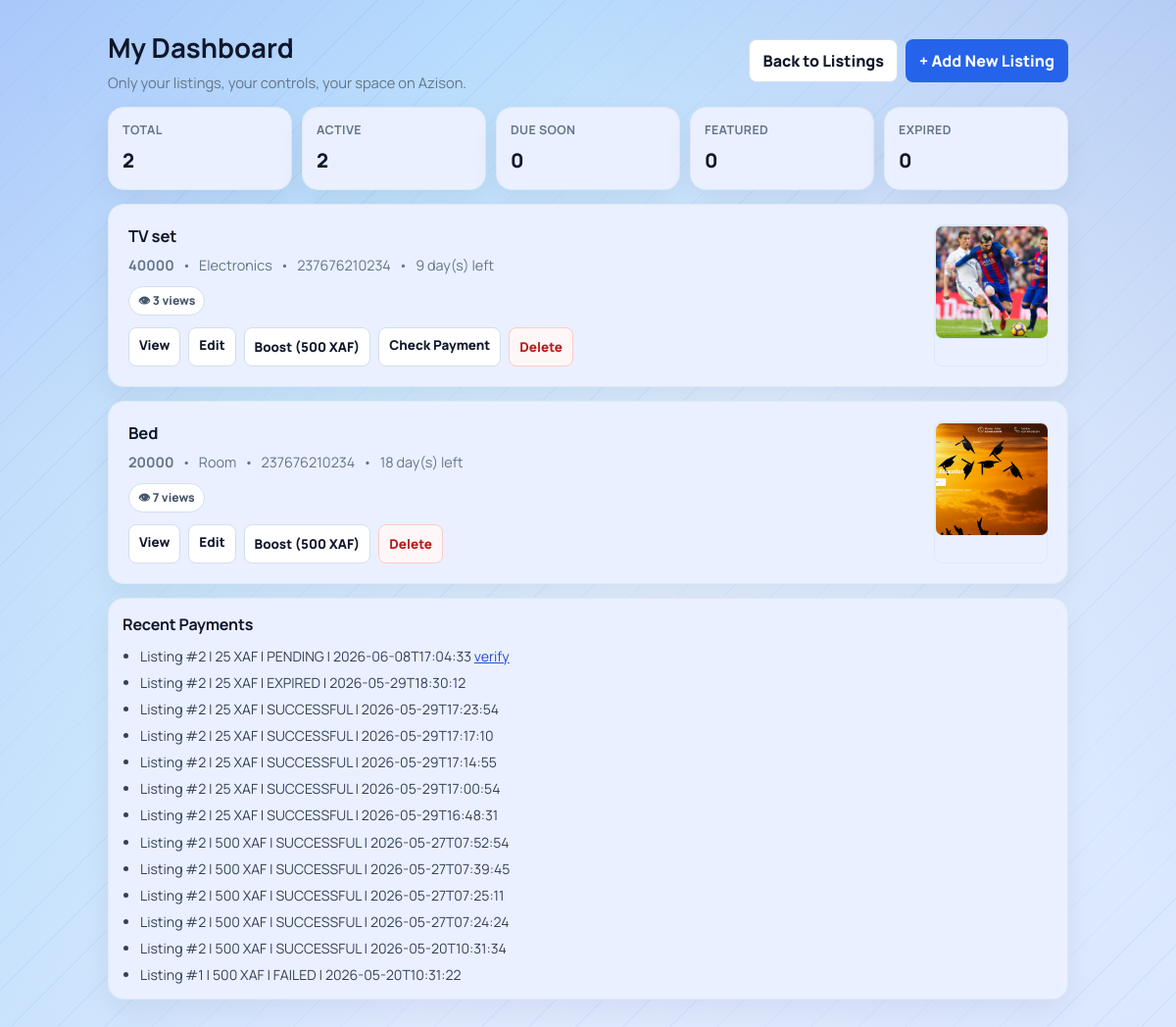
The app's page /dashboard (signed in) with its own data.
### tables this page shows
CREATE TABLE listings(
            id INTEGER PRIMARY KEY AUTOINCREMENT,
            title TEXT,
            price TEXT,
            category TEXT,
            phone TEXT,
            owner_phone TEXT,
            leave_date TEXT,
            description TEXT,
            image TEXT,
            is_featured INTEGER DEFAULT 0
        , view_count INTEGER DEFAULT 0);

CREATE TABLE payments(
            id INTEGER PRIMARY KEY AUTOINCREMENT,
            listing_id INTEGER NOT NULL,
            reference TEXT NOT NULL UNIQUE,
            amount INTEGER NOT NULL,
            status TEXT NOT NULL,
            phone TEXT,
            created_at TEXT NOT NULL
        , provider_reference TEXT);

### app.py (the view)
@app.route("/dashboard")
@login_required
def dashboard():
    conn = get_db()
    cursor = conn.cursor()
    owner_phone = get_authenticated_owner_phone()
    expire_stale_pending_payments(cursor)
    conn.commit()
    cursor.execute(
        """
        SELECT * FROM listings
        WHERE owner_phone = ?
        ORDER BY is_featured DESC, id DESC
        """,
        (owner_phone,),
    )
    rows = cursor.fetchall()
    cursor.execute(
        """
        SELECT p.id, p.listing_id, p.reference AS reference_id, p.amount, p.status, p.phone, p.created_at
        FROM payments p
        JOIN listings l ON l.id = p.listing_id
        WHERE l.owner_phone = ?
        ORDER BY p.id DESC
        """,
        (owner_phone,),
    )
    payment_rows = cursor.fetchall()
    conn.close()
    today = datetime.today().date()
    listings = []
    pending_payments_by_listing = {}
    payment_history = []
    stats = {
        "total": 0,
        "active": 0,
        "soon": 0,
        "expired": 0,
        "featured": 0,
    }
    for payment_row in payment_rows:
        normalized_status = resolve_internal_payment_status(payment_row["status"]) or PAYMENT_STATUS_PENDING
        if normalized_status == PAYMENT_STATUS_PENDING and payment_row["listing_id"] not in pending_payments_by_listing:
            pending_payments_by_listing[payment_row["listing_id"]] = payment_row["reference_id"]
        payment_history.append(
            {
                "listing_id": payment_row["listing_id"],
                "reference_id": payment_row["reference_id"],
                "amount": payment_row["amount"],
                "status": normalized_status,
                "phone": payment_row["phone"] or "",
                "created_at": payment_row["created_at"],
            }
        )
    for row in rows:
        leave_date = datetime.strptime(row["leave_date"], "%Y-%m-%d").date()
        days_left = (leave_date - today).days
        is_expired = days_left < 0
        is_soon = 0 <= days_left <= 3
        is_featured = row["is_featured"] == 1
        stats["total"] += 1
        if is_featured:
            stats["featured"] += 1
        if is_expired:
            stats["expired"] += 1
        else:
            stats["active"] += 1
            if is_soon:
                stats["soon"] += 1
        listings.append(
            {
                "id": row["id"],
                "title": row["title"],
                "price": row["price"],
                "category": row["category"],
                "phone": row["phone"],
                "leave_date": row["leave_date"],
                "description": row["description"] or "",
                "image": row["image"],
                "is_featured": row["is_featured"],
                "days_left": days_left,
                "is_expired": is_expired,
                "is_soon": is_soon,
                "pending_payment_reference": pending_payments_by_listing.get(row["id"], ""),
                "view_count": row["view_count"],
            }
        )
    return render_template(
        "dashboard.html",
        listings=listings,
        stats=stats,
        payment_history=payment_history[:20],
        boost_amount=effective_boost_amount(),
    )

### app.py (called while the page is built)
def env_flag(name):
    return os.getenv(name, "").strip().lower() in {"1", "true", "yes", "on"}

def get_db():
    conn = sqlite3.connect("database.db")
    conn.row_factory = sqlite3.Row
    return conn

def normalize_phone(raw_phone):
    if not raw_phone:
        return ""
    phone = re.sub(r"\D", "", raw_phone)
    if phone.startswith("00"):
        phone = phone[2:]
    national_number = ""
    if phone.startswith("237") and len(phone) == 12:
        national_number = phone[3:]
    elif len(phone) == 10 and phone.startswith("0"):
        national_number = phone[1:]
    elif len(phone) == 9:
        national_number = phone
    else:
        return ""
    if len(national_number) != 9 or national_number[0] not in {"2", "6"}:
        return ""
    phone = "237" + national_number
    return phone

def get_session_user_id():
    raw_user_id = session.get("user_id")
    if raw_user_id is None:
        return None
    try:
        return int(raw_user_id)
    except (TypeError, ValueError):
        session.pop("user_id", None)
        return None

def campay_base_url_is_demo() -> bool:
    return "demo.campay.net" in (os.getenv("CAMPAY_BASE_URL") or "").lower()

def effective_boost_amount() -> int:
    if campay_base_url_is_demo():
        return min(BOOST_LISTING_AMOUNT, CAMPAY_DEMO_MAX_BOOST_XAF)
    return BOOST_LISTING_AMOUNT

def normalize_payment_status(status):
    return (status or "").strip().upper()

def enable_insecure_oauth_for_localhost():
    host = (request.host or "").split(":", 1)[0].strip().lower()
    local_hosts = {"localhost", "127.0.0.1", "0.0.0.0", "::1"}
    is_local_name = host in local_hosts or host.startswith("localhost")
    is_private_ip = False
    try:
        is_private_ip = ipaddress.ip_address(host).is_private
    except ValueError:
        is_private_ip = False
    if (is_local_name or is_private_ip) and "OAUTHLIB_INSECURE_TRANSPORT" not in os.environ:
        os.environ["OAUTHLIB_INSECURE_TRANSPORT"] = "1"

@app.before_request
def oauth_dev_transport_guard():
    if env_flag("OAUTHLIB_INSECURE_TRANSPORT"):
        os.environ["OAUTHLIB_INSECURE_TRANSPORT"] = "1"
        return
    if request.scheme == "http":
        enable_insecure_oauth_for_localhost()

def set_user_session(user_row):
    session["user_id"] = int(user_row["id"])
    session["user_name"] = user_row["full_name"]
    session["user_phone"] = user_row["phone"]

def user_is_deactivated(user):
    if not user:
        return True
    return not user.get("is_active", True)

### templates/dashboard.html (shortened to what this page needs)
<!DOCTYPE html>
<html lang="en">
<head>
    <link rel="stylesheet" href="{{ url_for('static', filename='css/marketplace.css') }}">
</head>
<body>
    <main class="page">
        <section class="topbar">
            <div class="title-wrap">
                <h1>My Dashboard</h1>
                <p>Only your listings, your controls, your space on Azison.</p>
            </div>
            <div class="actions">
                <a class="btn" href="{{ url_for('home') }}">Back to Listings</a>
                <a class="btn primary" href="{{ url_for('create') }}">+ Add New Listing</a>
            </div>
        </section>
        <section class="stats">
            <article class="stat">
                <span class="label">Total</span>
                <strong class="value">{{ stats['total'] }}</strong>
            </article>
            <article class="stat">
                <span class="label">Active</span>
                <strong class="value">{{ stats['active'] }}</strong>
            </article>
            <article class="stat">
                <span class="label">Due Soon</span>
                <strong class="value">{{ stats['soon'] }}</strong>
            </article>
            <article class="stat">
                <span class="label">Featured</span>
                <strong class="value">{{ stats['featured'] }}</strong>
            </article>
            <article class="stat">
                <span class="label">Expired</span>
                <strong class="value">{{ stats['expired'] }}</strong>
            </article>
        </section>
        <section class="list">
            {% if listings %}
                {% for item in listings %}
                    <article class="card">
                        <div>
                            <h2>{{ item['title'] }}</h2>
                            <p class="meta">
                                <span><strong>{{ item['price'] }}</strong></span>
                                <span>•</span>
                                <span>{{ item['category'] }}</span>
                                <span>•</span>
                                <span>{{ item['phone'] }}</span>
                                <span>•</span>
                                {% if item['is_expired'] %}
                                    <span>Expired {{ item['days_left'] * -1 }} day(s) ago</span>
                                {% elif item['is_soon'] %}
                                    <span class="deadline soon">⚡ {{ item['days_left'] }} day(s) left</span>
                                {% else %}
                                    <span class="deadline">{{ item['days_left'] }} day(s) left</span>
                                {% endif %}
                            </p>
                            <div class="chips">
                                <span class="chip">👁 {{ item['view_count'] or 0 }} views</span>
                            </div>
                            <div class="row-actions">
                                <a class="link-btn" href="{{ url_for('listing_detail', id=item['id']) }}">View</a>
                                <a class="link-btn" href="{{ url_for('edit_listing', id=item['id']) }}">Edit</a>
                                {% if item['is_featured'] == 1 %}
                                    <span class="link-btn">Featured Active</span>
                                {% else %}
                                    <form method="POST" action="{{ url_for('initiate_listing_boost', listing_id=item['id']) }}">
                                        <button class="link-btn" type="submit">Boost ({{ boost_amount }} XAF)</button>
                                    </form>
                                {% endif %}
                                {% if item['pending_payment_reference'] %}
                                    <a class="link-btn" href="{{ url_for('verify_listing_payment', reference_id=item['pending_payment_reference'], next=url_for('dashboard')) }}">Check Payment</a>
                                {% endif %}
                                <form method="POST" action="{{ url_for('delete_listing', id=item['id']) }}" onsubmit="return confirm('Are you sure you want to delete this listing?');">
                                    <button class="danger-btn" type="submit">Delete</button>
                                </form>
                            </div>
                        </div>
                        {% if item['image'] %}
                            <a class="thumb-link lightbox-trigger" href="{{ url_for('static', filename='uploads/' + item['image']) }}" title="Open full image">
                                <img class="thumb" src="{{ url_for('static', filename='uploads/' + item['image']) }}" alt="{{ item['title'] }}">
                            </a>
                        {% endif %}
                    </article>
                {% endfor %}
            {% else %}
                <div class="empty">
                    <p>No listings yet on your dashboard.</p>
                    <a class="btn primary" href="{{ url_for('create') }}">Post your first listing</a>
                </div>
            {% endif %}
        </section>
        <section class="history">
            <h2>Recent Payments</h2>
            {% if payment_history %}
                <ul>
                    {% for payment in payment_history %}
                        <li>
                            Listing #{{ payment['listing_id'] }} | {{ payment['amount'] }} XAF | {{ payment['status'] }} | {{ payment['created_at'] }}
                            {% if payment['status'] == 'PENDING' %}
                                <a href="{{ url_for('verify_listing_payment', reference_id=payment['reference_id'], next=url_for('dashboard')) }}">verify</a>
                            {% endif %}
                        </li>
                    {% endfor %}
                </ul>
            {% else %}
                <p class="summary">No payment activity yet.</p>
            {% endif %}
        </section>
    </main>
</body>
</html>

### static/css/marketplace.css (style rules this page uses)
:root { --bg: #dfe9ff; --card: #ffffff; --surface: #eaf0ff; --surface-alt: #eef4ff; --text: #0f172a; --muted: #64748b; --line: #d0dfee; --line-soft: #dceaf5; --brand: #2563eb; --brand-light: #3b82f6; --accent: #dbeafe; --urgent: #b45309; --featured: #1d4ed8; --chip: #eaf0ff; --soft: #f4f8ff; --auth-bg: #eaf0ff; --ok: #15803d; --warn: #b45309; --danger: #b91c1c; --shadow-sm: 0 1px 3px rgba(15, 23, 42, 0.06); --shadow-md: 0 4px 12px rgba(15, 23, 42, 0.05), 0 1px 3px rgba(15, 23, 42, 0.06); --shadow-lg: 0 12px 30px rgba(15, 23, 42, 0.06); --shadow-xl: 0 20px 40px rgba(15, 23, 42, 0.08); --radius-sm: 8px; --radius-md: 12px; --radius-lg: 16px; }
html { color-scheme: light; }
body { line-height: 1.5; background: repeating-linear-gradient(135deg, rgba(37, 99, 235, 0.06) 0 1px, transparent 1px 34px), linear-gradient(120deg, rgba(37, 99, 235, 0.22) 0%, rgba(14, 165, 233, 0.12) 28%, transparent 56%), linear-gradient(235deg, rgba(30, 64, 175, 0.14) 0%, rgba(191, 219, 254, 0.16) 34%, transparent 62%), linear-gradient(180deg, #cfe4ff 0%, #e4f0ff 42%, var(--bg) 100%); background-attachment: fixed; }
a { color: #1d4ed8; }
h1, h2, h3, .title, .section-title, .related-title { color: var(--text); letter-spacing: 0; }
.page { margin-top: 28px; }
.card, .stat, .history { border: 1px solid var(--line-soft); border-radius: var(--radius-lg); background: var(--surface); box-shadow: var(--shadow-lg); }
.card { padding: 20px; transition: box-shadow 0.2s ease, transform 0.2s ease; }
.card.clickable, .related-card, .stat, .history, .btn, .back, .nav, .action-link, .action-btn, .link-btn, .danger-btn, .owner-link, .owner-btn, .cta, .related-link, .search button, .search .clear-btn, input[type="file"]::file-selector-button { transition: transform 0.14s ease, box-shadow 0.14s ease, border-color 0.14s ease, background-color 0.14s ease; }
.btn, .back, .nav, .action-link, .action-btn, .link-btn, .danger-btn, .owner-link, .owner-btn, .cta, .related-link, .search button, .search .clear-btn { min-height: 40px; border-radius: var(--radius-sm); font-weight: 800; }
.btn.primary, .cta, .search button, input[type="file"]::file-selector-button { background: var(--brand); border-color: transparent; color: #ffffff; }
.danger-btn, .owner-btn.delete, .action-btn.delete { background: #fff7f7; border-color: #fecaca; color: var(--danger); }
.chips { gap: 10px; }
.chip, .badge, .mini-badge { border: 1px solid transparent; border-radius: 999px; }
.chip { background: #ffffff; border-color: var(--line); color: #475569; }
.deadline { color: inherit; white-space: nowrap; }
.list { gap: 14px; }
.thumb, .thumb-link { width: 116px; border-radius: var(--radius-sm); border: 1px solid var(--line-soft); }
.thumb { height: 116px; background: #eef2f7; }
.summary, .description, .history ul { color: #334155; }
.meta, .related-meta, .subtitle, .field-hint, .section-subtitle, .helper, .image-note { color: var(--muted); }
.stats { grid-template-columns: repeat(auto-fit, minmax(140px, 1fr)); }
.stat { padding: 14px; background: var(--surface); }
.stat .label, .label { letter-spacing: 0.03em; }

### records on screen
listings: title "TV set", price "40000", category "Electronics", phone "237676210234", image (picture)
listings: title "Bed", price "20000", category "Room", phone "237676210234", days_left "18", view_count "7", boost_amount "500", image (picture)
payments: listing_id "2", amount "25", status "PENDING", created_at "2026-06-08T17:04:33"
payments: listing_id "2", amount "25", status "EXPIRED", created_at "2026-05-29T18:30:12"
payments: listing_id "2", amount "25", status "SUCCESSFUL", created_at "2026-05-29T17:23:54"
payments: listing_id "2", amount "25", status "SUCCESSFUL", created_at "2026-05-29T17:17:10"
payments: listing_id "2", amount "25", status "SUCCESSFUL", created_at "2026-05-29T17:14:55"
payments: listing_id "2", amount "25", status "SUCCESSFUL", created_at "2026-05-29T17:00:54"
payments: listing_id "2", amount "25", status "SUCCESSFUL", created_at "2026-05-29T16:48:31"
payments: listing_id "2", amount "500", status "SUCCESSFUL", created_at "2026-05-27T07:52:54"
payments: listing_id "2", amount "500", status "SUCCESSFUL", created_at "2026-05-27T07:39:45"
payments: listing_id "2", amount "500", status "SUCCESSFUL", created_at "2026-05-27T07:25:11"
payments: listing_id "2", amount "500", status "SUCCESSFUL", created_at "2026-05-27T07:24:24"
payments: listing_id "2", amount "500", status "SUCCESSFUL", created_at "2026-05-20T10:31:34"
payments: listing_id "1", amount "500", status "FAILED", created_at "2026-05-20T10:31:22"

### other values on screen
{{ stats['total'] }} "2"
{{ stats['active'] }} "2"
{{ stats['soon'] }} "0"
{{ stats['featured'] }} "0"
{{ stats['expired'] }} "0"
{{ item['days_left'] }} "9"
{{ item['view_count'] or 0 }} "3"
{{ boost_amount }} "500"
